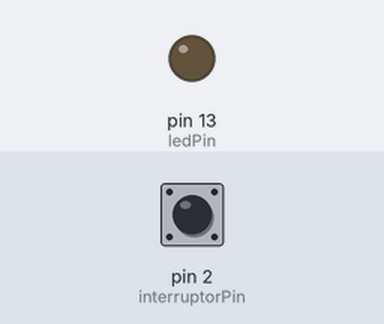
A sketch run on a simulated Arduino Uno, built with avr-gcc and run on an emulated ATmega328P. Shown: output pins drawn as LEDs (lit = HIGH). The test bench sets the inputs (shaded band); at power-on: pin 2 (interruptorPin) HIGH.

Above: at 1.2 s.
1.3 s: pin 2 (interruptorPin) pulled LOW for 0.15 s
At 1.8 s:
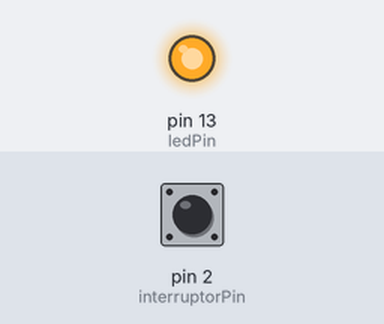
2.9 s: pin 2 (interruptorPin) pulled LOW for 3.2 s
At 3.5 s:
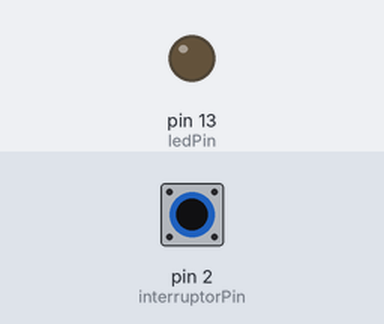
Timing chart, 0 to 7.6 s (numbered marks = the images above; inputs shaded):
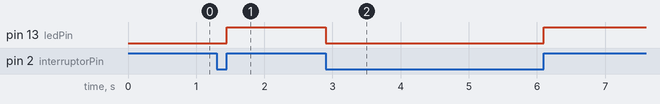

Measured:
- after the input at 1.3 s, pin 13 (ledPin): LOW → HIGH after 0.15 s
- after the input at 2.9 s, pin 13 (ledPin): HIGH → LOW at once, → HIGH 3.2 s later

The sketch:

8266_LED_interrup.ino
```cpp
// Definimos las constantes para los pines del interruptor y el LED
const int interruptorPin = 2; // Puedes usar cualquiera de los pines GPIO disponibles
const int ledPin = 13; // Puedes cambiarlo por cualquier otro pin que tenga un LED conectado

// Variables para almacenar el estado actual del interruptor y del LED
volatile boolean interruptorEstado = LOW;
boolean ledEstado = LOW;

void setup() {
  // Configuramos el pin del interruptor como entrada y activamos la resistencia pull-up interna
  pinMode(interruptorPin, INPUT_PULLUP);
  // Configuramos el pin del LED como salida
  pinMode(ledPin, OUTPUT);

  // Configuramos la interrupción externa para que se active en el cambio de estado del interruptor
  attachInterrupt(digitalPinToInterrupt(interruptorPin), interruptorCambio, CHANGE);
}

void loop() {
  // No hacemos nada en el loop, ya que todo se maneja a través de la interrupción externa
}

// Función que se ejecuta cuando cambia el estado del interruptor
void interruptorCambio() {
  // Obtenemos el nuevo estado del interruptor
  interruptorEstado = digitalRead(interruptorPin);

  // Si el interruptor está activado
  if (interruptorEstado == HIGH) {
    // Encendemos el LED
    digitalWrite(ledPin, HIGH);
    ledEstado = HIGH;
  } else {
    // Apagamos el LED
    digitalWrite(ledPin, LOW);
    ledEstado = LOW;
  }
}
```
